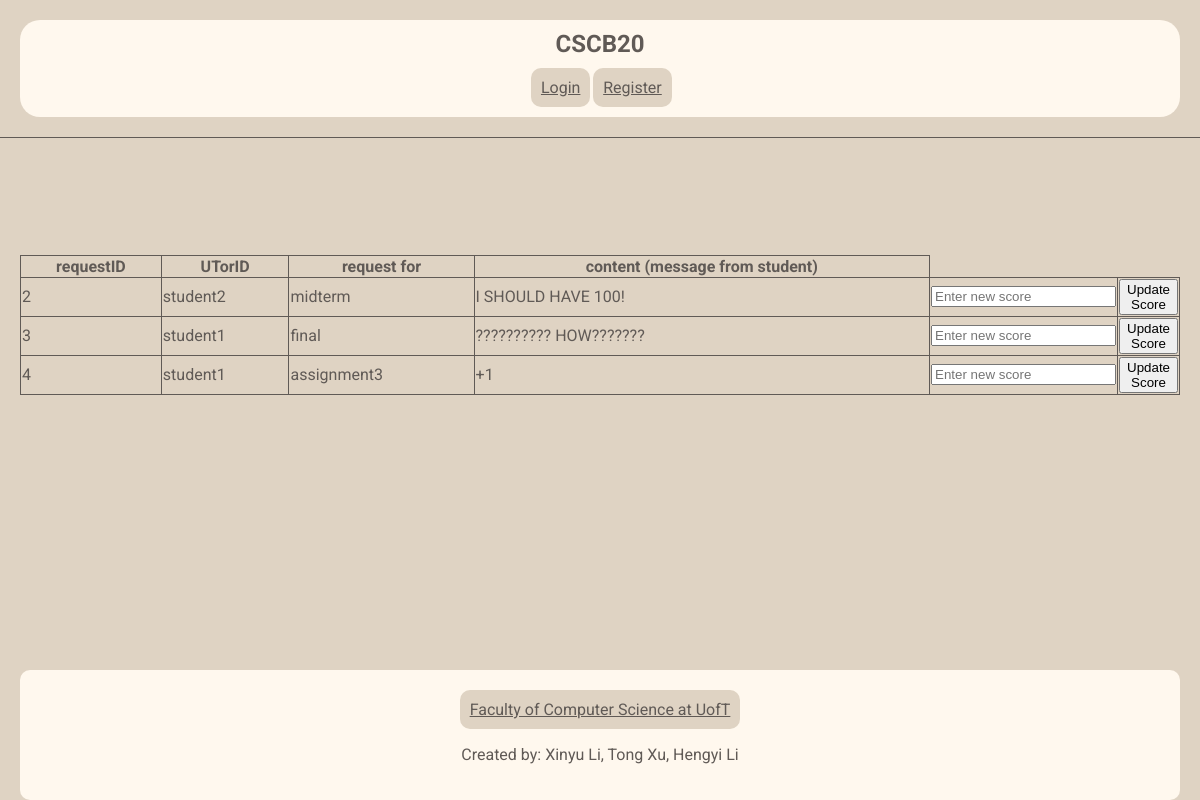
The page /regradeRequests on the database its author committed.
### app.py (models this page shows, shortened)
class RegradeRequest(db.Model):
    __tablename__ = "regradeRequests"
    utorid = db.Column(db.String, nullable=False)
    remarkID = db.Column(db.Integer, primary_key=True, autoincrement=True)
    request = db.Column(db.Text)
    regradeType = db.Column(db.Text)

### app.py (the view)
@app.route('/regradeRequests', methods = ['GET', 'POST'])
def regradeRequests():
    requests = query_regrade_requests()
    return render_template('regradeRequests.html', requests = requests)

### app.py (called while the page is built)
def query_regrade_requests():
    requests = RegradeRequest.query.all()
    return requests

### templates/regradeRequests.html (shortened to what this page needs)
{% extends "index.html" %}
{% block content %}
<h1>
</h1>
<br>
<form method="POST" action="{{ url_for('update_grades') }}">
<table class="feedbackView" style="margin-top: 10%">
    <tr>
        <th>requestID</th>
        <th>UTorID</th>
        <th>request for</th>
        <th>content (message from student)</th>
    </tr>
    {% for request in requests %}
    <tr>
        <td>{{request.remarkID}}</td>
        <td>{{request.utorid}}</td>
        <td>{{request.regradeType}}</td>
        <td>{{request.request}}</td>
        <td style="width: 40px;">
            <input type="number" name="new_score_{{request.remarkID}}" placeholder="Enter new score">
        </td>
        <td style="width: 40px;">
            <button type="submit" name="remark_id" value="{{request.remarkID}}">Update Score</button>
        </td>
    </tr>
    {% endfor %}
</table>
</form>
{% endblock %}

### static/css/index.css (style rules this page uses)
body { background-color:#dfd3c3; font-family: "Roboto", sans-serif; margin: 0; color: #605a56; padding: 20px; padding-bottom: 0; box-sizing: border-box; height: 100%; display: flex; flex-direction: column; display: flex; flex-direction: column; min-height: 100vh; }
table { width:100%; border-collapse: collapse; }
th, td { border: 1px solid #605a56; }

### rows shown on the page
RegradeRequest: remarkID "2", utorid "student2", regradeType "midterm", request "I SHOULD HAVE 100!"
RegradeRequest: remarkID "3", utorid "student1", regradeType "final", request "?????????? HOW???????"
RegradeRequest: remarkID "4", utorid "student1", regradeType "assignment3", request "+1"
